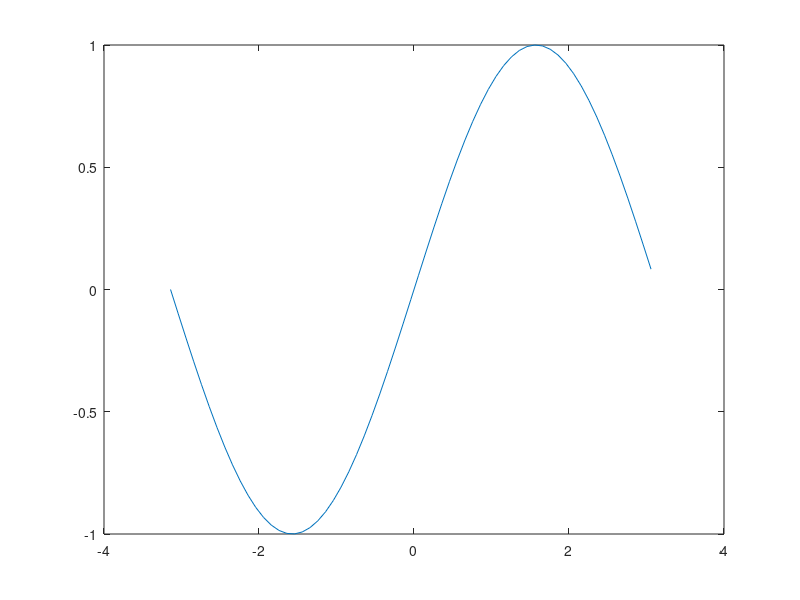

Write MATLAB code to recreate this figure.
%% Make plots and answers for submission

x = -pi:0.1:pi;
plot(x, sin(x));
print -djpeg plot-1.1.jpg

%%
clear answers;
answers{1} = 'Here is my answer for part 1.'
answers{2} = 'Here is my answer for part 2.'

save('problem_1_answers.mat', 'answers');

